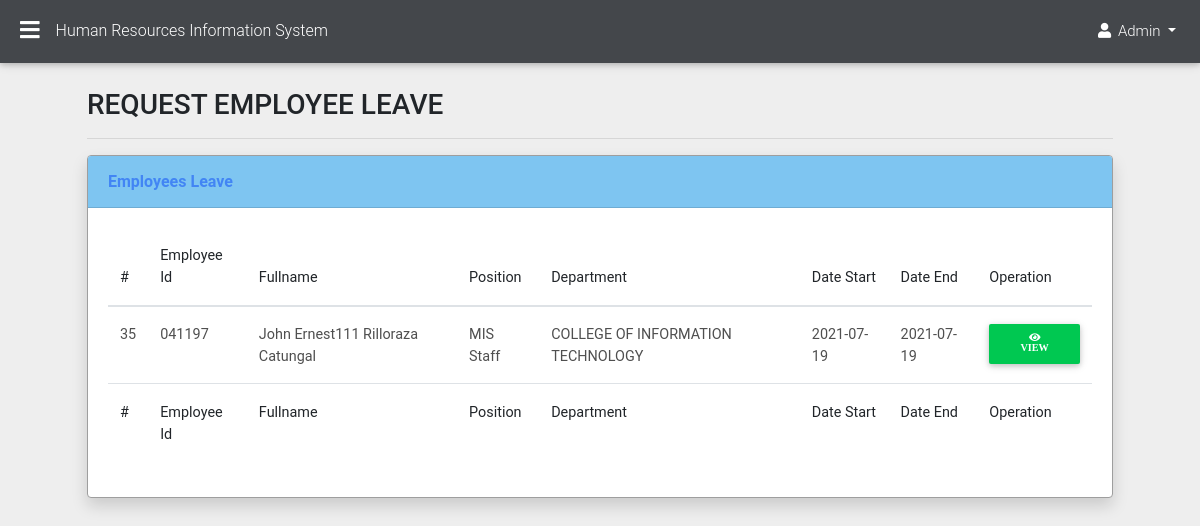
The page /HR-ADMIN/page/employee_leave/employee_leave.php (signed in) on the database its author committed.
### tables this page shows
CREATE TABLE `emp_leave` (
  `leave_Id` int(11) NOT NULL,
  `leave_filling` varchar(100) NOT NULL,
  `leave_days` int(11) NOT NULL,
  `leave_type` varchar(100) NOT NULL DEFAULT ' ',
  `leave_from` varchar(100) NOT NULL DEFAULT ' ',
  `leave_to` varchar(100) NOT NULL DEFAULT ' ',
  `leave_spent` varchar(100) NOT NULL DEFAULT ' ',
  `leave_spent1` varchar(225) NOT NULL DEFAULT ' ',
  `leave_commutation` varchar(100) NOT NULL DEFAULT ' ',
  `leave_recommendation` varchar(100) NOT NULL DEFAULT ' ',
  `leave_recommendation_due` varchar(225) NOT NULL,
  `leave_status` varchar(100) NOT NULL DEFAULT ' ',
  `leave_status_due` varchar(225) NOT NULL,
  `leave_disapproved_due` varchar(225) NOT NULL,
  `month_date` varchar(225) NOT NULL,
  `date_received` varchar(225) NOT NULL,
  `account_id` int(11) NOT NULL
);

CREATE TABLE `account` (
  `Id` int(11) NOT NULL,
  `employee_id` varchar(100) NOT NULL DEFAULT ' ',
  `password` varchar(100) NOT NULL DEFAULT ' ',
  `role` varchar(100) NOT NULL DEFAULT ' ',
  `employee_position` varchar(100) NOT NULL DEFAULT ' ',
  `employee_department` varchar(100) NOT NULL DEFAULT ' ',
  `employee_salarygrade` varchar(100) NOT NULL DEFAULT ' ',
  `employee_salarystep` varchar(100) NOT NULL DEFAULT ' ',
  `employee_salarycos` varchar(100) NOT NULL DEFAULT ' ',
  `employee_type` varchar(100) NOT NULL DEFAULT ' ',
  `employee_status` varchar(100) NOT NULL DEFAULT ' ',
  `employee_start` varchar(100) NOT NULL DEFAULT ' ',
  `employee_active` varchar(100) NOT NULL DEFAULT ' ',
  `employee_history` varchar(100) NOT NULL DEFAULT ' ',
  `dated` varchar(100) NOT NULL DEFAULT ' '
);

CREATE TABLE `emp_profile` (
  `profile_id` int(11) NOT NULL,
  `employee_picture` varchar(100) NOT NULL DEFAULT ' ',
  `employee_firstname` varchar(100) NOT NULL DEFAULT ' ',
  `employee_middlename` varchar(100) NOT NULL DEFAULT ' ',
  `employee_lastname` varchar(100) NOT NULL DEFAULT ' ',
  `employee_extensionname` varchar(100) NOT NULL DEFAULT ' ',
  `employee_datebirth` date NOT NULL,
  `employee_placebirth` varchar(100) NOT NULL DEFAULT ' ',
  `employee_sex` varchar(100) NOT NULL DEFAULT ' ',
  `employee_civilstatus` varchar(100) NOT NULL DEFAULT ' ',
  `employee_height` varchar(100) NOT NULL DEFAULT ' ',
  `employee_weight` varchar(100) NOT NULL DEFAULT ' ',
  `employee_bloodtype` varchar(100) NOT NULL DEFAULT ' ',
  `employee_citizenship` varchar(100) NOT NULL DEFAULT ' ',
  `employee_Rblock` varchar(100) NOT NULL DEFAULT ' ',
  `employee_Rstreet` varchar(100) NOT NULL DEFAULT ' ',
  `employee_Rvillage` varchar(100) NOT NULL DEFAULT ' ',
  `employee_Rbarangay` varchar(100) NOT NULL DEFAULT ' ',
  `employee_Rcity` varchar(100) NOT NULL DEFAULT ' ',
  `employee_Rprovince` varchar(100) NOT NULL DEFAULT ' ',
  `employee_Rzipcode` varchar(100) NOT NULL DEFAULT ' ',
  `employee_Pblock` varchar(100) NOT NULL DEFAULT ' ',
  `employee_Pstreet` varchar(100) NOT NULL DEFAULT ' ',
  `employee_Pvillage` varchar(100) NOT NULL DEFAULT ' ',
  `employee_Pbarangay` varchar(100) NOT NULL DEFAULT ' ',
  `employee_Pcity` varchar(100) NOT NULL DEFAULT ' ',
  `employee_Pprovince` varchar(100) NOT NULL DEFAULT ' ',
  `employee_Pzipcode` varchar(100) NOT NULL DEFAULT ' ',
  `employee_telephone` varchar(100) NOT NULL DEFAULT ' ',
  `employee_contact` varchar(100) NOT NULL DEFAULT ' ',
  `employee_gsis` varchar(100) NOT NULL DEFAULT ' ',
  `employee_pagibig` varchar(100) NOT NULL DEFAULT ' ',
  `employee_philhealth` varchar(100) NOT NULL DEFAULT ' ',
  `employee_sss` varchar(100) NOT NULL DEFAULT ' ',
  `employee_tin` varchar(100) NOT NULL DEFAULT ' ',
  `employee_agency` varchar(225) NOT NULL DEFAULT ' ',
  `employee_email` varchar(225) NOT NULL DEFAULT ' ',
  `account_id` int(11) NOT NULL
);

### HR-ADMIN/page/employee_leave/employee_leave.php (the view, shortened to what this page needs)
<?php
include "../sidebar1.php";
?>
<main>
  <div class="container-fluid">
<h1 class="h3 mb-2 text-gray-800">REQUEST EMPLOYEE LEAVE</h1>
<hr>
<div class="card shadow mb-4 border-left-primary">
    <div class="card-header py-3">
        <h6 class="m-0 font-weight-bold text-primary"> Employees Leave</h6>
    </div>
    <div class="card-body">
        <div class="table-responsive">
            <table class="table table-stripped leavereq" id="dataTable" width="100%" cellspacing="0">
                <thead>
                    <tr>
                        <th>#</th>
                        <th>Employee Id</th>
                        <th>Fullname</th>
                        <th>Position</th>
                        <th>Department</th>
                        <th>Date Start</th>
                        <th>Date End</th>
                        <th>Operation</th>
                    </tr>
                </thead>
                <tfoot>
                    <tr>
                        <th>#</th>
                        <th>Employee Id</th>
                        <th>Fullname</th>
                        <th>Position</th>
                        <th>Department</th>
                        <th>Date Start</th>
                        <th>Date End</th>
                        <th>Operation</th>
                    </tr>
                </tfoot>
                <tbody>
                <?php
                    $conn = dbConnect();
                    $account = $conn->prepare("SELECT * FROM emp_leave AS lea INNER JOIN emp_profile AS emp
                    ON emp.account_id = lea.account_id
                    INNER JOIN account ON emp.account_id = account.Id
                    WHERE  lea.leave_recommendation='Approved' AND lea.leave_status='Pending'");
                    $account->execute();
                    while($result = $account->fetch(PDO::FETCH_ASSOC)){
                      echo '<tr>
                                    <td>'.$result["leave_Id"].'</td>
                                    <td>'.$result["employee_id"].'</td>
                                    <td>'.$result["employee_firstname"].' '.$result["employee_middlename"].' '.$result["employee_lastname"].' '.$result["employee_extensionname"].'</td>
                                    <td>'.$result["employee_position"].'</td>
                                    <td>'.$result["employee_department"].'</td>
                                    <td>'.$result["leave_from"].'</td>
                                    <td>'.$result["leave_to"].'</td>
                                    <td>
                                    <a href="employee_leave_profile.php?editt='.$result["leave_Id"].'"class="btn btn-success btn-sm"><span class ="fa fa-eye"> View</a>
                                    </td>
                            </tr>';
                    }
                    ?>
                </tbody>
            </table>
        </div>
    </div>
</div>
</div>
</main>

### rows shown on the page
emp_leave: leave_Id "35", account.employee_id "041197", emp_profile.employee_firstname "John Ernest111", emp_profile.employee_middlename "Rilloraza", emp_profile.employee_lastname "Catungal", account.employee_position "MIS Staff", account.employee_department "COLLEGE OF INFORMATION TECHNOLOGY", leave_from "2021-07-19", leave_to "2021-07-19"

### other values the page prints
$_SESSION['role'] "Admin"
